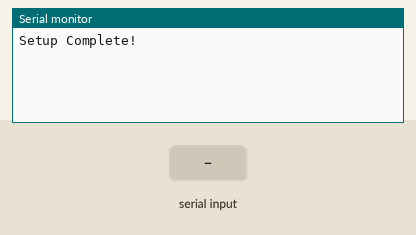
This sketch was run on a simulated Arduino Mega 2560, built with avr-gcc and run on an emulated ATmega2560. On the bench: the last lines printed to the serial monitor. Inputs (shaded band) come from the test bench.

Above: at 1.7 s.
1.8 s: "1" received over the second serial link
At 2.9 s:
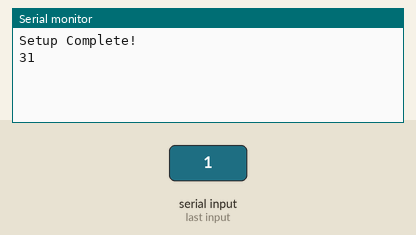
3.3 s: "0" received over the second serial link
At 4.1 s:
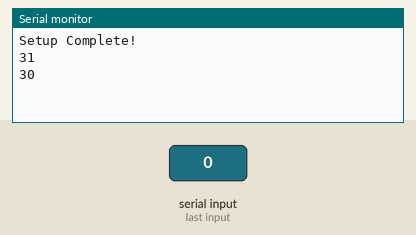
4.8 s: "2" received over the second serial link
At 5.2 s:
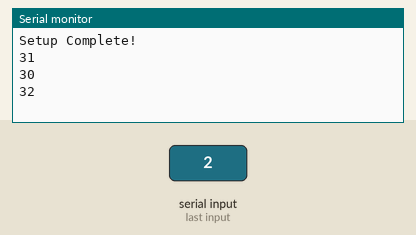

The sketch:

TF-TDS-01-atmega2560.ino
```cpp
void setup() {
  Serial.begin(9600);
  Serial2.begin(9600);
  delay(500);


  Serial.println("Setup Complete!");

}


void loop() {
    while(!Serial2.available()); // wait for the serial port to senr data

    int incomingByte = Serial2.read();

    Serial.println(incomingByte, HEX);
  }
```

Measured:
- after the input at 1.8 s, the serial monitor: prints a new line at once (image 1)
- after the input at 3.3 s, the serial monitor: prints a new line at once (image 2)
- after the input at 4.8 s, the serial monitor: prints a new line at once (image 3)
